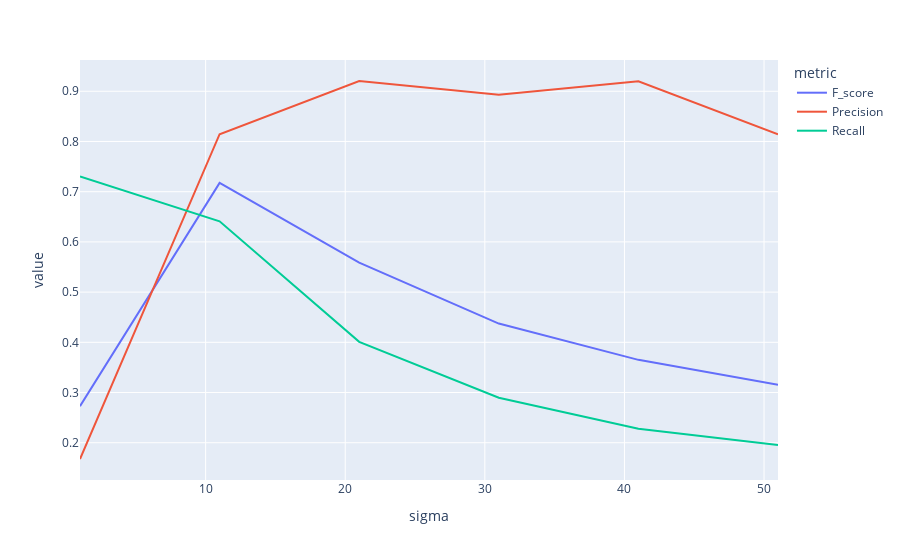
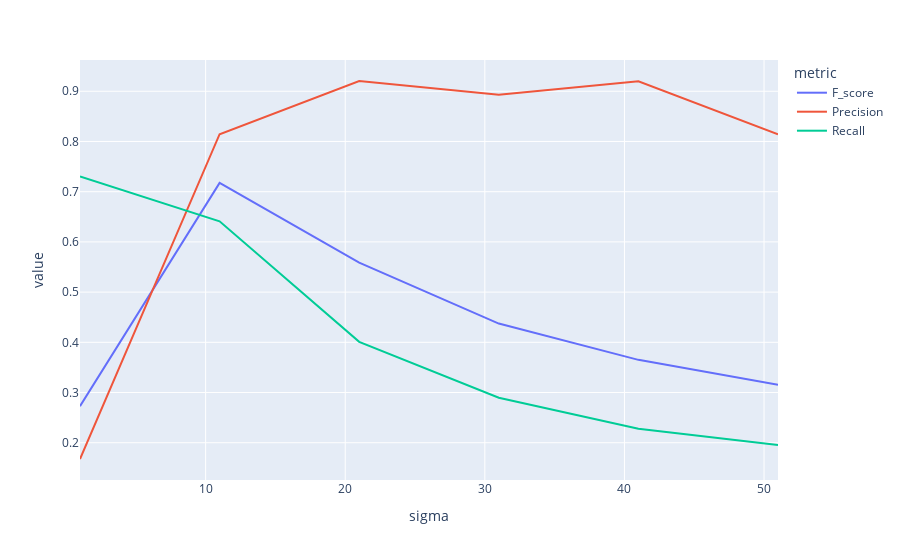

Source (notebook cell) for these figures, in order:
### Code cell
f_sc_bps, p_bps, r_bps = compute_hcdf(lst1_bps,lst2_bps)
print(f_sc_bps, p_bps, r_bps)

for file,file2 in zip(lst1_bps,lst2_bps):
    results_euclidean_BPS = {
            sigma: HCDF(file, file2, sigma=sigma, distance='Euclidean') for sigma in range(1, 52,10)}
    results_cosine_BPS = {
            sigma: HCDF(file, file2, sigma=sigma, distance='Cosine') for sigma in range(1, 52,10)}
    
tune_sigma_plot(results_euclidean_BPS)
tune_sigma_plot(results_cosine_BPS)

### Figure 1 — Plotly figure (JSON) as saved in the notebook; plotly's stock layout.template omitted (floating-point values rounded to 4 significant figures)
{"data": [{"hovertemplate": "metric=F_score<br>sigma=%{x}<br>value=%{y}<extra></extra>", "legendgroup": "F_score", "line": {"color": "#636efa", "dash": "solid"}, "marker": {"symbol": "circle"}, "mode": "lines", "name": "F_score", "orientation": "v", "showlegend": true, "type": "scatter", "x": [1, 11, 21, 31, 41, 51], "xaxis": "x", "y": [0.2726, 0.7175, 0.5586, 0.4374, 0.3651, 0.3154], "yaxis": "y"}, {"hovertemplate": "metric=Precision<br>sigma=%{x}<br>value=%{y}<extra></extra>", "legendgroup": "Precision", "line": {"color": "#EF553B", "dash": "solid"}, "marker": {"symbol": "circle"}, "mode": "lines", "name": "Precision", "orientation": "v", "showlegend": true, "type": "scatter", "x": [1, 11, 21, 31, 41, 51], "xaxis": "x", "y": [0.1676, 0.8145, 0.9205, 0.8931, 0.92, 0.8144], "yaxis": "y"}, {"hovertemplate": "metric=Recall<br>sigma=%{x}<br>value=%{y}<extra></extra>", "legendgroup": "Recall", "line": {"color": "#00cc96", "dash": "solid"}, "marker": {"symbol": "circle"}, "mode": "lines", "name": "Recall", "orientation": "v", "showlegend": true, "type": "scatter", "x": [1, 11, 21, 31, 41, 51], "xaxis": "x", "y": [0.7302, 0.6411, 0.401, 0.2896, 0.2277, 0.1955], "yaxis": "y"}], "layout": {"legend": {"title": {"text": "metric"}, "tracegroupgap": 0}, "margin": {"t": 60}, "xaxis": {"anchor": "y", "domain": [0, 1], "title": {"text": "sigma"}}, "yaxis": {"anchor": "x", "domain": [0, 1], "title": {"text": "value"}}}}

### Figure 2 — Plotly figure (JSON) as saved in the notebook; plotly's stock layout.template omitted (floating-point values rounded to 4 significant figures)
{"data": [{"hovertemplate": "metric=F_score<br>sigma=%{x}<br>value=%{y}<extra></extra>", "legendgroup": "F_score", "line": {"color": "#636efa", "dash": "solid"}, "marker": {"symbol": "circle"}, "mode": "lines", "name": "F_score", "orientation": "v", "showlegend": true, "type": "scatter", "x": [1, 11, 21, 31, 41, 51], "xaxis": "x", "y": [0.2726, 0.7175, 0.5586, 0.4374, 0.3651, 0.3154], "yaxis": "y"}, {"hovertemplate": "metric=Precision<br>sigma=%{x}<br>value=%{y}<extra></extra>", "legendgroup": "Precision", "line": {"color": "#EF553B", "dash": "solid"}, "marker": {"symbol": "circle"}, "mode": "lines", "name": "Precision", "orientation": "v", "showlegend": true, "type": "scatter", "x": [1, 11, 21, 31, 41, 51], "xaxis": "x", "y": [0.1676, 0.8145, 0.9205, 0.8931, 0.92, 0.8144], "yaxis": "y"}, {"hovertemplate": "metric=Recall<br>sigma=%{x}<br>value=%{y}<extra></extra>", "legendgroup": "Recall", "line": {"color": "#00cc96", "dash": "solid"}, "marker": {"symbol": "circle"}, "mode": "lines", "name": "Recall", "orientation": "v", "showlegend": true, "type": "scatter", "x": [1, 11, 21, 31, 41, 51], "xaxis": "x", "y": [0.7302, 0.6411, 0.401, 0.2896, 0.2277, 0.1955], "yaxis": "y"}], "layout": {"legend": {"title": {"text": "metric"}, "tracegroupgap": 0}, "margin": {"t": 60}, "xaxis": {"anchor": "y", "domain": [0, 1], "title": {"text": "sigma"}}, "yaxis": {"anchor": "x", "domain": [0, 1], "title": {"text": "value"}}}}
